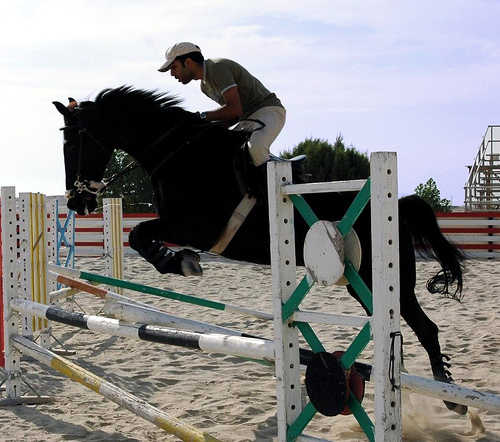
#> input picture Python/Open_CV/2008_000008.jpg, 500 x 442 px
$ python 'ocv_9_creating two  bounding box in same image.py'
#> lines starting #> are read from the running program, lines starting #| are printed output that depends on the picture
import cv2

# bounding box
'''<xmin>284</xmin>
<ymin>58</ymin>
<xmax>363</xmax>
<ymax>128</ymax>'''
# top=(284,128)
# bottom=(363,58)
# 396	264	579	359
#
# 304	216	671	407

xmin4 = 256
ymin4 = 40
xmax4 = 623
ymax4 = 231
top4 = (xmin4, ymax4)
bottom4 = (xmax4, ymin4)

xmin = 304
ymin = 216
xmax = 671
ymax = 407
top = (xmin, ymax)
bottom = (xmax, ymin)

xmin2 = 106
ymin2 = 118
xmax2 = 942
ymax2 = 570
top2 = (xmin2, ymax2)
bottom2 = (xmax2, ymin2)

xmin3 = 316
ymin3 = 59
xmax3 = 578
ymax3 = 220
top3 = (xmin3, ymax3)
bottom3 = (xmax3, ymin3)

# [6 lines of commented-out code are left out]
'''x1,y1 ------
    |          |
    |          |
    |          |
    --------x2,y2'''
# my_image=cv2.imread('american_bulldog_135.jpg',1)
my_image = cv2.imread('2008_000008.jpg', 1)
#> my_image is the input picture: shape (442, 500, 3); mean B, G, R 137.3, 137.3, 138.2
# cv2.rectangle(my_image, pt1=top,pt2=bottom,color= (0,255,0), thickness=2)
# cv2.imshow('MyImage',my_image)

image_scale = cv2.resize(my_image, dsize=(1000, 600), interpolation=cv2.INTER_NEAREST)
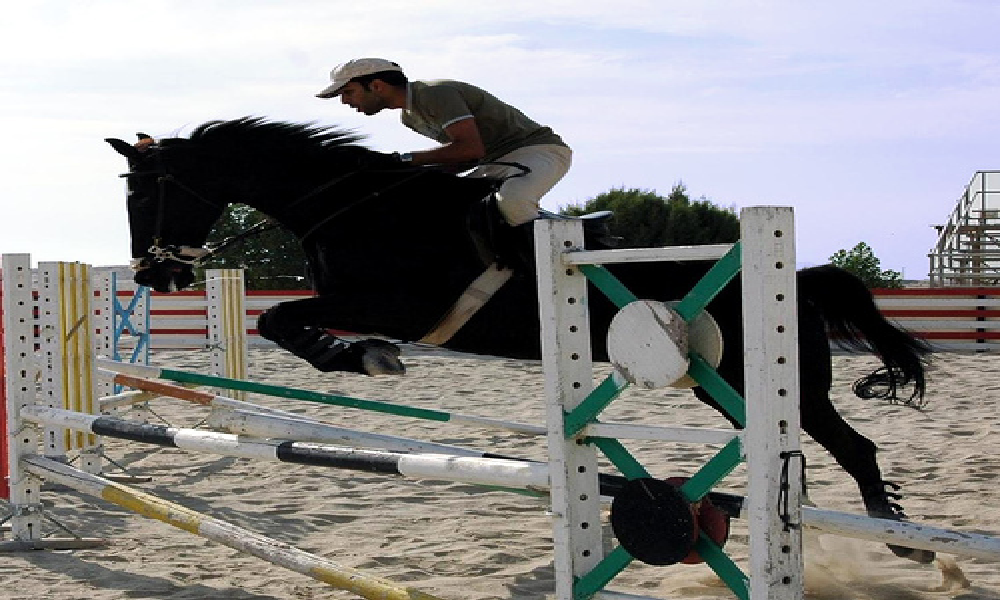
#> image_scale: shape (600, 1000, 3); mean B, G, R 137.4, 137.4, 138.3
cv2.rectangle(image_scale, pt1=top, pt2=bottom, color=(0, 255, 0), thickness=2)
cv2.rectangle(image_scale, pt1=top2, pt2=bottom2, color=(0, 255, 0), thickness=2)
cv2.rectangle(image_scale, pt1=top3, pt2=bottom3, color=(0, 255, 0), thickness=2)
cv2.rectangle(image_scale, pt1=top4, pt2=bottom4, color=(0, 255, 0), thickness=2)
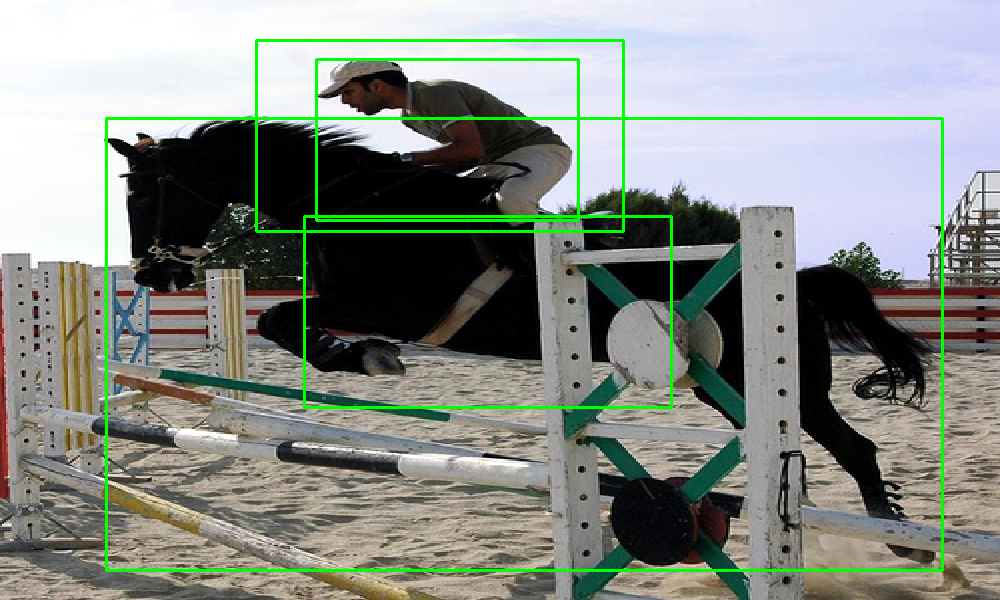
#> image_scale: shape (600, 1000, 3); mean B, G, R 133.5, 140.6, 134.4
cv2.imshow('MyImage', image_scale)

# cv2.imshow('bounding_box image',my_image)

# '_______________________________________'
cv2.waitKey(0)
cv2.destroyAllWindows()

$ run again, with Python/Open_CV/000010.png saved as Python/Open_CV/2008_000008.jpg
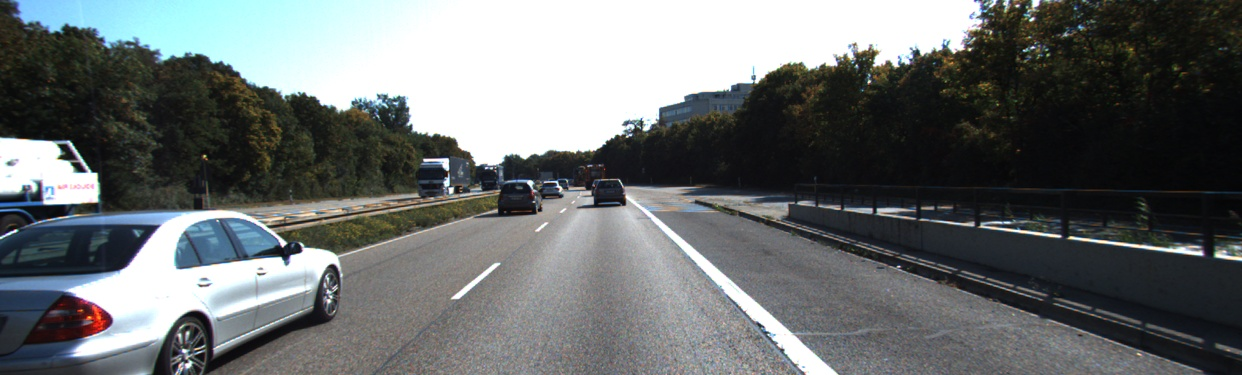
#> input picture Python/Open_CV/000010.png, 1242 x 375 px
#> my_image is the input picture: shape (375, 1242, 3); mean B, G, R 110.3, 109.9, 105.8
#> `image_scale = cv2.resize(my_image, dsize=(1000, 600), interpolation=cv..`:
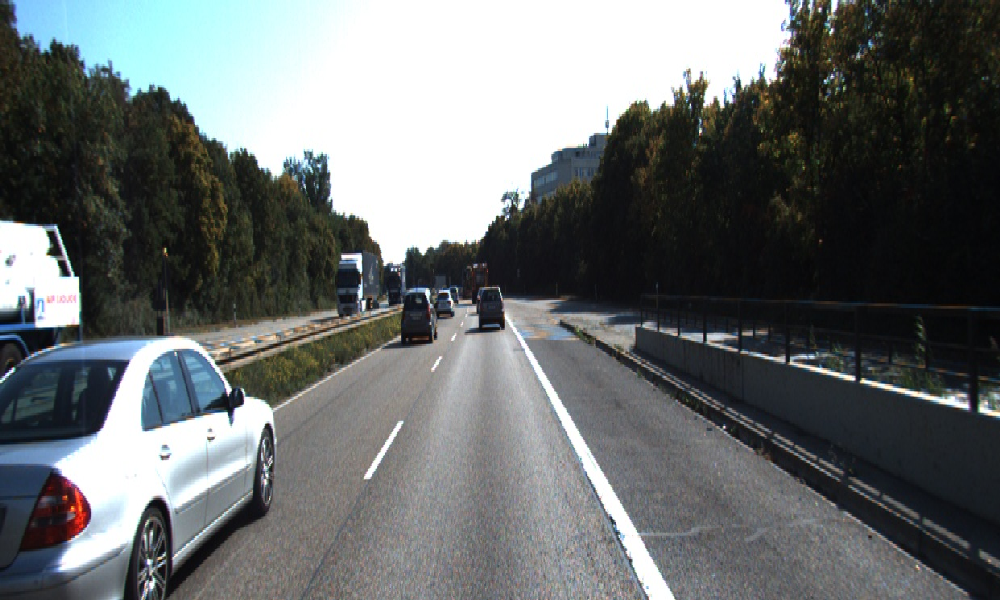
#> image_scale: shape (600, 1000, 3); mean B, G, R 110.4, 110, 105.8
#> `cv2.rectangle(image_scale, pt1=top4, pt2=bottom4, color=(0, 255, 0), t..`:
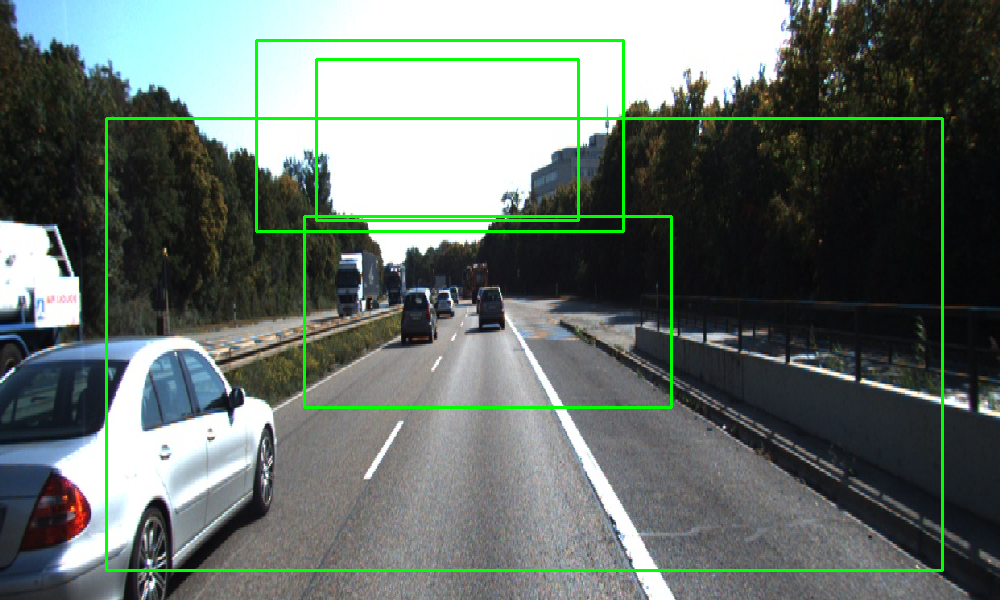
#> image_scale: shape (600, 1000, 3); mean B, G, R 106.7, 113.4, 102.1
